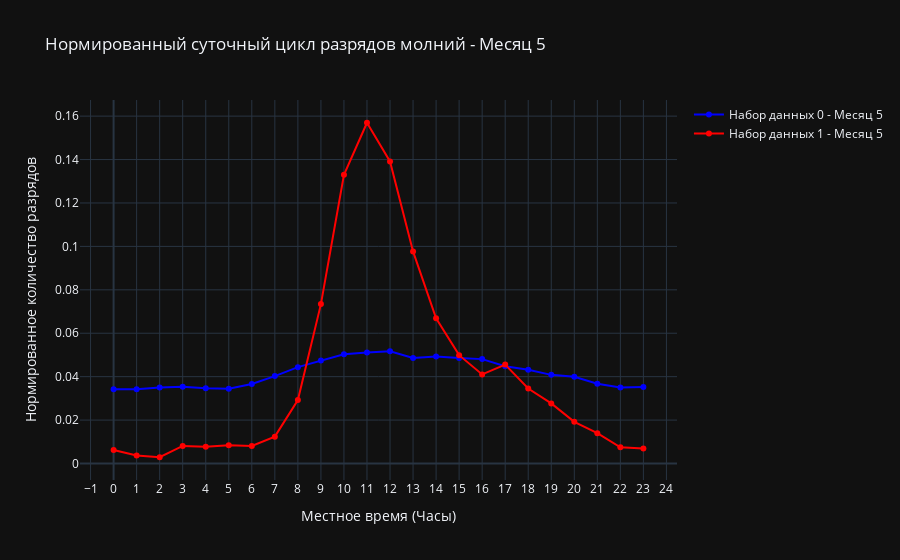

Notebook code cell kept with this figure:
### Code cell
# Пример использования:
# plot_diurnal_cycle_for_lightning(df_0, df_1, month=6)  # Построить графики для июня
# plot_diurnal_cycle_for_lightning(df_0, month=6)  # Построить график только для одного набора данных

plot_diurnal_cycle_for_lightning(df_footprint, df_station, 5)

### Figure 1 — Plotly figure (JSON) as saved in the notebook; plotly's stock layout.template omitted (floating-point values rounded to 4 significant figures)
{"data": [{"line": {"color": "blue"}, "mode": "lines+markers", "name": "Набор данных 0 - Месяц 5", "type": "scatter", "x": [0, 1, 2, 3, 4, 5, 6, 7, 8, 9, 10, 11, 12, 13, 14, 15, 16, 17, 18, 19, 20, 21, 22, 23], "y": [0.03418, 0.03416, 0.03501, 0.03535, 0.03471, 0.03449, 0.03662, 0.04025, 0.04439, 0.04742, 0.05033, 0.05115, 0.05168, 0.04862, 0.04931, 0.04857, 0.04808, 0.04478, 0.04314, 0.04083, 0.03999, 0.03676, 0.035, 0.03519]}, {"line": {"color": "red"}, "mode": "lines+markers", "name": "Набор данных 1 - Месяц 5", "type": "scatter", "x": [0, 1, 2, 3, 4, 5, 6, 7, 8, 9, 10, 11, 12, 13, 14, 15, 16, 17, 18, 19, 20, 21, 22, 23], "y": [0.006243, 0.003651, 0.002885, 0.008113, 0.007775, 0.008406, 0.008068, 0.01237, 0.02921, 0.07342, 0.1329, 0.157, 0.1391, 0.09769, 0.06686, 0.04991, 0.04104, 0.04556, 0.03455, 0.02768, 0.01918, 0.01398, 0.007449, 0.006964]}], "layout": {"title": {"text": "Нормированный суточный цикл разрядов молний - Месяц 5"}, "xaxis": {"dtick": 1, "tickmode": "linear", "title": {"text": "Местное время (Часы)"}}, "yaxis": {"title": {"text": "Нормированное количество разрядов"}}}}
